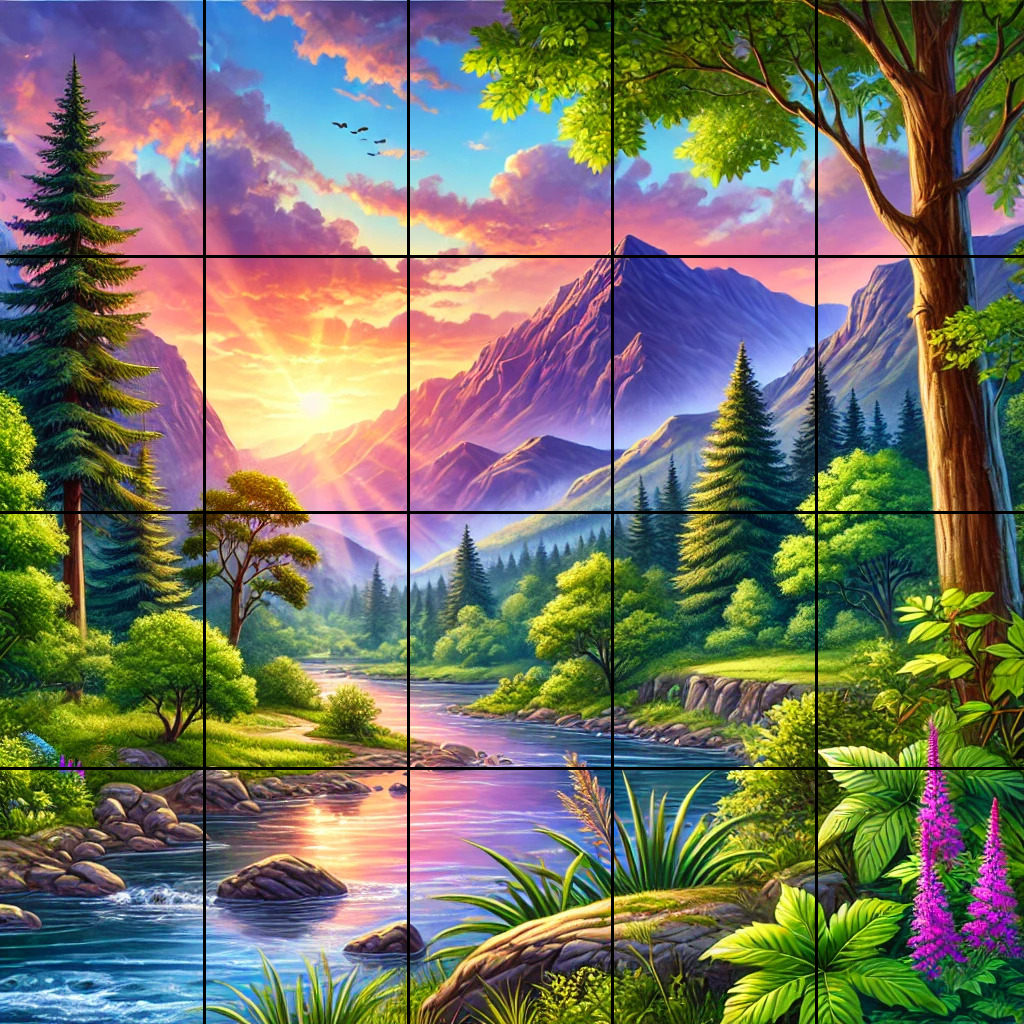

This chart was generated by the following Python code:
from PIL import Image

# Load the generated image
image_path = "a.jpg"
image = Image.open(image_path)

# Define grid size (4 rows, 5 columns)
rows, cols = 4, 5
width, height = image.size
piece_width = width // cols
piece_height = height // rows

# Split and save the pieces
pieces = []
for row in range(rows):
    for col in range(cols):
        left = col * piece_width
        upper = row * piece_height
        right = left + piece_width
        lower = upper + piece_height
        piece = image.crop((left, upper, right, lower))
        pieces.append(piece)

# Save the pieces
piece_paths = []
for i, piece in enumerate(pieces):
    piece_path = f"{i+1}.png"
    piece.save(piece_path)
    piece_paths.append(piece_path)

piece_paths

from PIL import ImageDraw

# Load the original image again
image = Image.open(image_path)
draw = ImageDraw.Draw(image)

# Draw the grid lines
for row in range(1, rows):
    y = row * piece_height
    draw.line([(0, y), (width, y)], fill="black", width=3)

for col in range(1, cols):
    x = col * piece_width
    draw.line([(x, 0), (x, height)], fill="black", width=3)

# Save the modified image with grid lines
grid_image_path = "a.png"
image.save(grid_image_path)
grid_image_path
